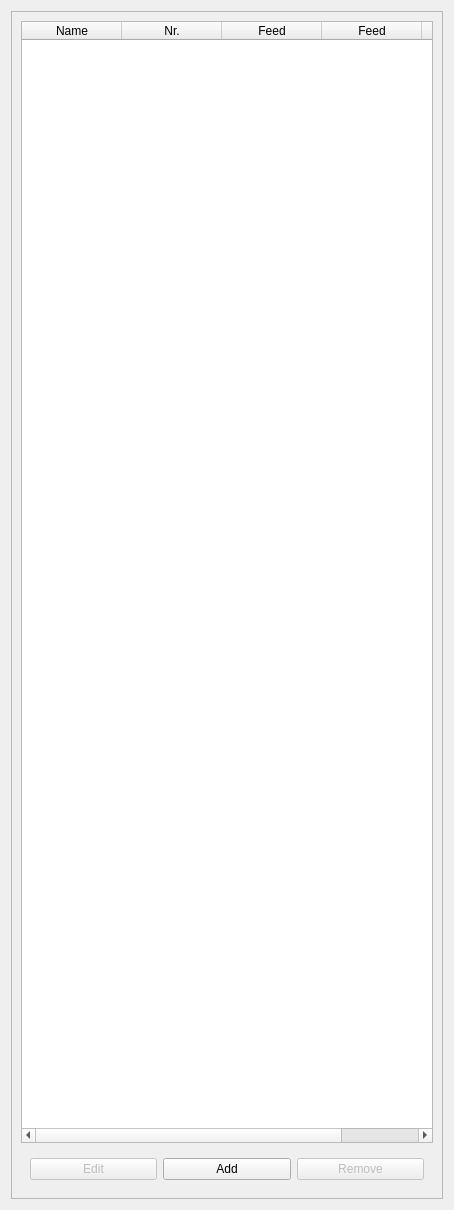
      <widget class="QWidget" name="page">
       <property name="geometry">
        <rect>
         <x>0</x>
         <y>0</y>
         <width>454</width>
         <height>1210</height>
        </rect>
       </property>
       <attribute name="label">
        <string>Tools</string>
       </attribute>
       <layout class="QVBoxLayout" name="verticalLayout_7">
        <item>
         <widget class="QFrame" name="frame_2">
          <property name="frameShape">
           <enum>QFrame::StyledPanel</enum>
          </property>
          <property name="frameShadow">
           <enum>QFrame::Raised</enum>
          </property>
          <layout class="QVBoxLayout" name="verticalLayout_6">
           <item>
            <widget class="QTableWidget" name="toolControllerList">
             <attribute name="verticalHeaderVisible">
              <bool>false</bool>
             </attribute>
             <column>
              <property name="text">
               <string>Name</string>
              </property>
             </column>
             <column>
              <property name="text">
               <string>Nr.</string>
              </property>
             </column>
             <column>
              <property name="text">
               <string>Feed</string>
              </property>
              <property name="icon">
               <iconset theme="object-flip-horizontal">
                <normaloff>.</normaloff>.</iconset>
              </property>
             </column>
             <column>
              <property name="text">
               <string>Feed</string>
              </property>
              <property name="icon">
               <iconset theme="object-flip-vertical">
                <normaloff>.</normaloff>.</iconset>
              </property>
             </column>
             <column>
              <property name="text">
               <string>Spindle</string>
              </property>
             </column>
            </widget>
           </item>
           <item>
            <widget class="QWidget" name="widget_4" native="true">
             <layout class="QHBoxLayout" name="horizontalLayout_2">
              <item>
               <widget class="QPushButton" name="toolControllerEdit">
                <property name="enabled">
                 <bool>false</bool>
                </property>
                <property name="text">
                 <string>Edit</string>
                </property>
               </widget>
              </item>
              <item>
               <widget class="QPushButton" name="toolControllerAdd">
                <property name="text">
                 <string>Add</string>
                </property>
               </widget>
              </item>
              <item>
               <widget class="QPushButton" name="toolControllerDelete">
                <property name="enabled">
                 <bool>false</bool>
                </property>
                <property name="text">
                 <string>Remove</string>
                </property>
               </widget>
              </item>
             </layout>
            </widget>
           </item>
          </layout>
         </widget>
        </item>
       </layout>
      </widget>
